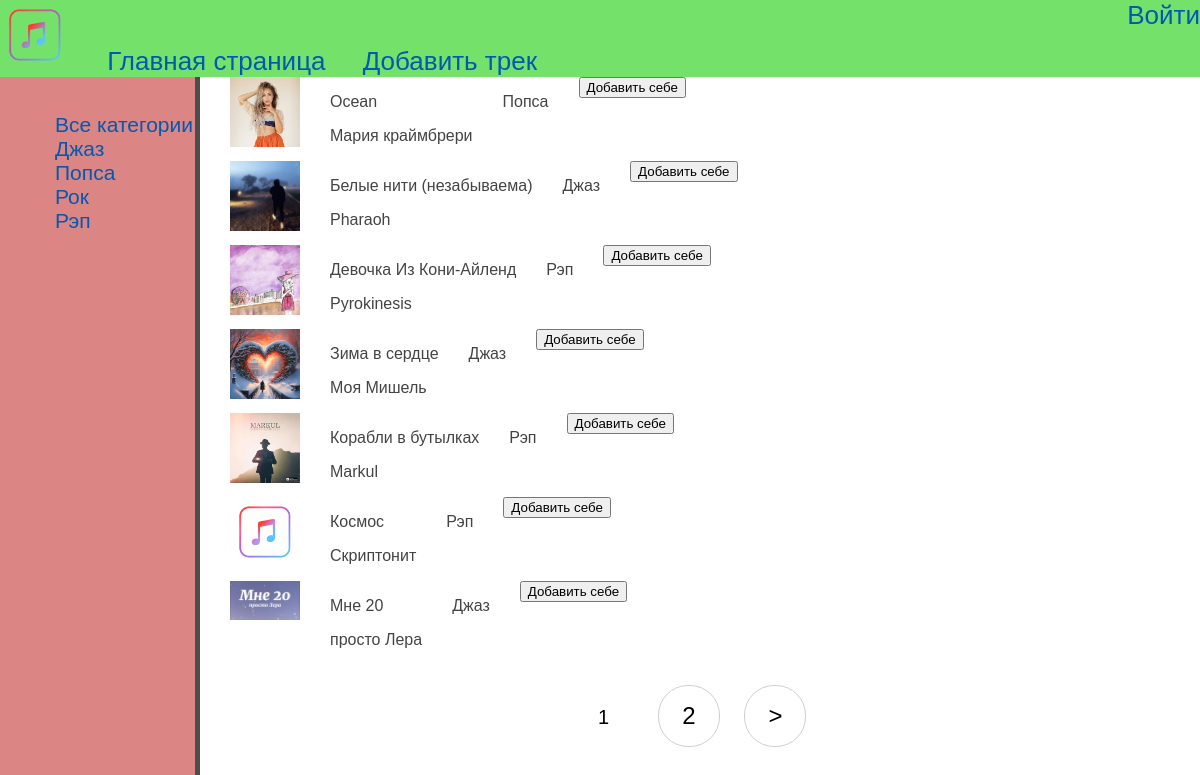
Before: / with the older database file.
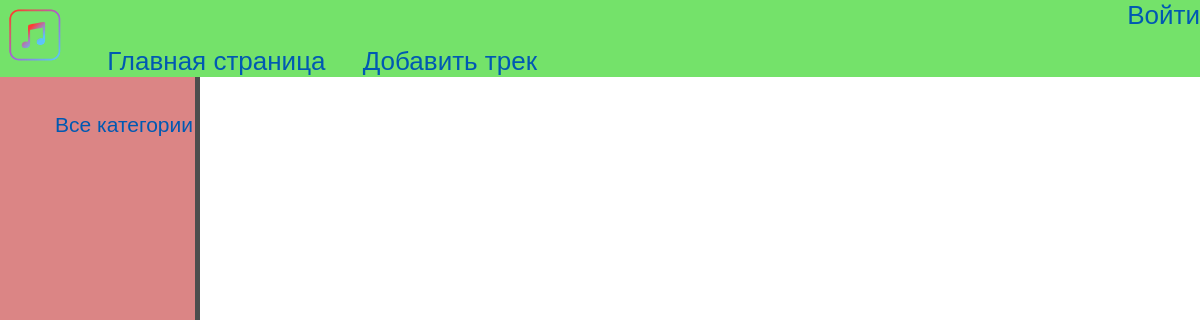
After: the same page with the newer database file.
### main/models.py (models this page shows, shortened)
class Categories(models.Model):
    title = models.CharField(
        max_length=32,
        verbose_name='Название'
    )
    slug = models.SlugField(
        max_length=32,
        verbose_name='слаг',
        unique=True
    )
    def __str__(self):
        return self.title
    def get_absolute_url(self):
        return reverse('main:category', kwargs={'cat_slug': self.slug})
    class Meta:
        verbose_name = 'Категория'
        verbose_name_plural = 'Категории'
        ordering = ['title']

class Music(models.Model):
    title = models.CharField(
        max_length=32,
        verbose_name='Название'
    )
    author = models.CharField(
        max_length=32,
        verbose_name='Автор'
    )
    slug = models.SlugField(
        max_length=32,
        verbose_name='слаг',
        unique=True,
        blank=True
    )
    image = models.ImageField(
        upload_to='photos/%Y/%m/%d',
        verbose_name='Постер',
        blank=True
    )
    soundfile = models.FileField(
        upload_to='sound/%Y/%m/%d',
        verbose_name='Трек',
        blank=True,
        db_index=True
    )
    cat = models.ForeignKey(
        Categories,
        verbose_name='Категория',
        on_delete=models.CASCADE,
        blank=True
    )
    class Meta:
        verbose_name = 'Трек'
        verbose_name_plural = 'Треки'
        ordering = ['title']

### main/views.py (the view)
# urls.py: path('', MusicHome.as_view(), name='home'),
class MusicHome(DataMixin, ListView):
    model = Music
    template_name = 'main/index.html'
    context_object_name = 'posts'
    def get_context_data(self, *, object_list=None, **kwargs):
        context = super().get_context_data(**kwargs)
        context2 = self.get_user_context(title='Главная страница')
        return context | context2

### main/utils.py (called while the page is built)
    def get_user_context(self, **kwargs):
        context = kwargs
        context['menu'] = menu
        context['cats'] = Categories.objects.all()
        return context

### templates/main/index.html (shortened to what this page needs)
{% extends 'base.html' %}
{% load static %}
{% block content %}
        {% for i in posts %}
        <div class="track">
            {% if i.image %}
            <span class="zapis"><img src="{{ i.image.url }}" alt="#"></span>
            {% else %}
            <span class="zapis"><img src="{% static 'img/logo.png' %}" alt="#"></span>
            {% endif %}
            <span class="zapis">
                <p>{{ i.title }}</p>
                <p>{{ i.author }}</p>
            </span>
            <span class="zapis"><p>{{ i.cat }}</p></span>
            <span class="zapis">
                <form action="{% url 'myaudio:music_add' i.id %}" method="post">
                    <input type="submit" value="Добавить себе">
                </form>
            </span>
        </div>
        {% endfor %}
{% endblock %}

### templates/base.html (shortened to what this page needs)
{% load static %}
<!DOCTYPE html>
<html lang="en">
<head>
    <link rel="stylesheet" href="{% static 'css/style.css' %}">
</head>
<body>
{% block header %}
<header>
    <div class="left-menu">
        <span><a href="{% url 'main:home' %}"><img src="{% static 'img/logo.png' %}" alt="logo"></a></span>
        {% for i in menu %}
        <span style="margin-left: 30px;"><a href="{% url i.url_name %}">{{ i.title }}</a></span>
        {% endfor %}
    </div>
    <div class="right-menu">
        {% if request.user.is_authenticated %}
        <span><a href="{% url 'register:profile' %}">{{ user.username }}</a> | <a href="{% url 'register:logout' %}">Выйти</a></span>
        {% else %}
        <span><a href="{% url 'register:login' %}">Войти</a></span>
        {% endif %}
    </div>
</header>
{% endblock %}
{% block aside %}
<aside>
    <ul>
        <li><a href="{% url 'main:home' %}">Все категории</a></li>
        {% for i in cats %}
            <li><a href="{{ i.get_absolute_url }}">{{ i.title }}</a></li>
        {% endfor %}
    </ul>
</aside>
{% endblock %}
{% block content %}
{% endblock %}
{% if page_obj.has_other_pages %}
<nav class="list-pages">
    <ul>
    {% for p in paginator.page_range %}
        {% if page_obj.number == p %}
        <li class="page-num page-num-selected">{{ p }}</li>
        {% elif p >= page_obj.number|add:-1 and p <= page_obj.number|add:1 %}
        <li class="page-num"><a href="?page={{ p }}">{{ p }}</a></li>
        {% endif %}
    {% endfor %}
    {% if page_obj.has_next %}
    <li class="page-num"><a href="?page={{ page_obj.next_page_number }}">&gt;</a></li>
    {% endif %}
    </ul>
</nav>
{% endif %}
</body>
</html>

### static/css/style.css (style rules this page uses)
html, body { font-family: 'Arial'; margin: 0; padding: 0; width: 100%; color: #444; }
a { color: #0059b2; text-decoration: none; }
img { width: 70px; }
header { position: sticky; top: 0; width: 100%; background-color: #74e26a; display: flex; font-size: 26px; justify-content: space-between; }
aside { padding-left: 15px; padding-top: 15px; float: left; background: #db8585; width: 15%; font-size: 21px; height: 1000px; color: #fff; border-right: 5px solid #4d4d4d; }
ul { list-style: none; }

Changed rows visible on the page:
removed Categories: title "Джаз"
removed Categories: title "Попса"
removed Categories: title "Рок"
removed Categories: title "Рэп"
removed Music: image (picture), title "Ocean", author "Mария краймбрери", cat "Попса"
removed Music: image (picture), title "Белые нити (незабываема)", author "Pharaoh", cat "Джаз"
removed Music: image (picture), title "Девочка Из Кони-Айленд", author "Pyrokinesis", cat "Рэп"
removed Music: image (picture), title "Зима в сердце", author "Моя Мишель", cat "Джаз"
removed Music: image (picture), title "Корабли в бутылках", author "Markul", cat "Рэп"
removed Music: title "Космос", author "Скриптонит", cat "Рэп"
removed Music: image (placeholder picture), title "Мне 20", author "просто Лера", cat "Джаз"
Other visible differences:
list line gone: "1"
list line gone: "2"
